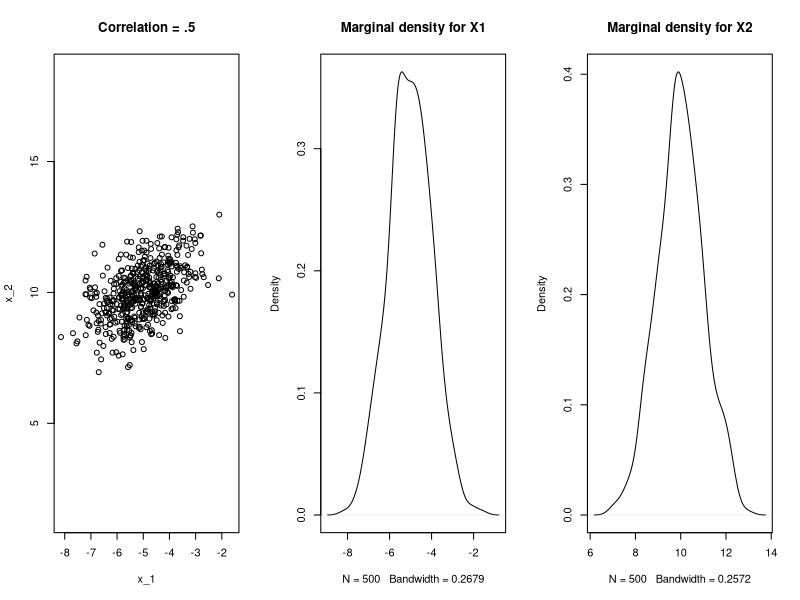
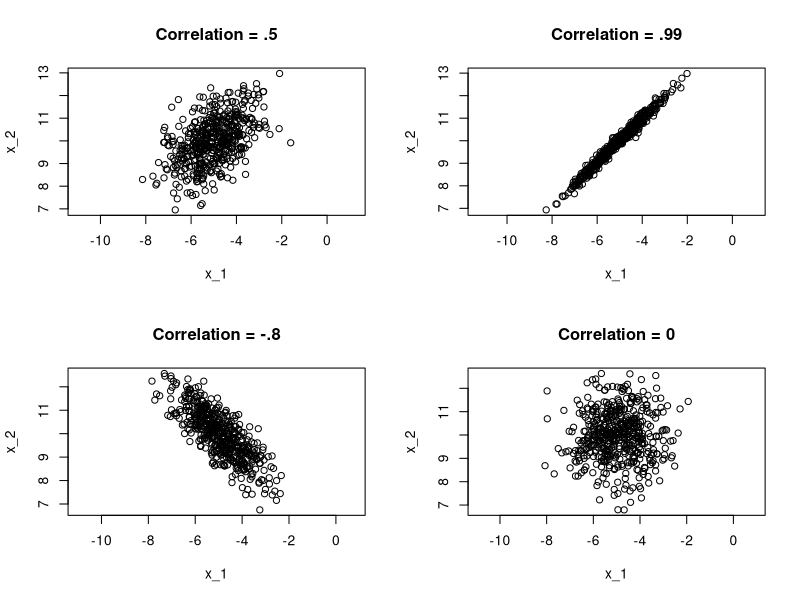

These figures' R source, in order:
####################################################################
## Generate from multivariate normal distribution
####################################################################
set.seed(1)

par(mfrow = c(2,2))


# Function produces samples from a multivariate normal
multinorm <- function(mu, Sigma, N = 5e2)
{
  decomp <- eigen(Sigma)
  
  # Finding matrix square-root
  Sig.sq <- decomp$vectors %*% diag(decomp$values^(1/2)) %*% solve(decomp$vectors)
  
  samp <- matrix(0, nrow = N, ncol = 2)
  for(i in 1:N)
  {
    Z <- rnorm(2)
    samp[i, ] <- mu + Sig.sq %*%Z
  }
  return(samp)
}


N <- 5e2  # 500 samples

###
# First: Mean (-5, 10) and .5 correlation
mu <- c(-5,10)
Sigma <- matrix(c(1, .5, .5, 1), nrow = 2, ncol = 2)
samp <- multinorm(mu = mu, Sigma = Sigma)

par(mfrow = c(1,3))
plot(samp, asp = 1, main = "Correlation = .5", xlab = "x_1", ylab = "x_2")
plot(density(samp[,1]), main = "Marginal density for X1")
plot(density(samp[,2]), main = "Marginal density for X2")


par(mfrow = c(2,2))
plot(samp, asp = 1, main = "Correlation = .5", xlab = "x_1", ylab = "x_2")

### 
# Second: Mean (-5, 10) and .99 correlation
mu <- c(-5,10)
Sigma <- matrix(c(1, .99, .99, 1), nrow = 2, ncol = 2)
samp <- multinorm(mu = mu, Sigma = Sigma)
plot(samp, asp = 1, main = "Correlation = .99", xlab = "x_1", ylab = "x_2")


### 
# Third: Mean (-5, 10) and -.8 correlation
mu <- c(-5,10)
Sigma <- matrix(c(1, -.8, -.8, 1), nrow = 2, ncol = 2)
samp <- multinorm(mu = mu, Sigma = Sigma)
plot(samp, asp = 1, main = "Correlation = -.8", xlab = "x_1", ylab = "x_2")


### 
# Fourth: Mean (-5, 10) and no correlation
mu <- c(-5,10)
Sigma <- matrix(c(1, 0, 0, 1), nrow = 2, ncol = 2)
samp <- multinorm(mu = mu, Sigma = Sigma)
plot(samp, asp = 1, main = "Correlation = 0", xlab = "x_1", ylab = "x_2")


